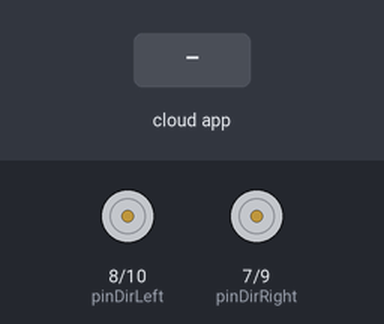
A sketch run on a simulated Arduino Uno, built with avr-gcc and run on an emulated ATmega328P. On the bench: direction and speed pins drawn as motors (green arrow = direction pin HIGH = forward, orange = LOW = backward, longer = more drive). The inputs (shaded band) are chosen by the test bench. The ROS host is connected and sends only what is stated.

Above: at 1.2 s.
1.3 s: the phone or cloud app sets linear.x to -100
At 1.6 s:
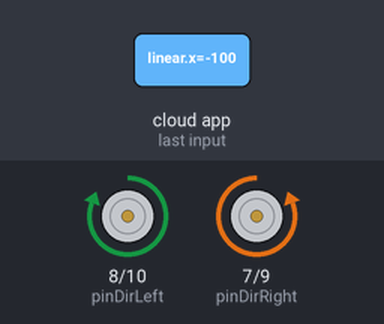
2.8 s: the phone or cloud app sets linear.x to 0
At 4.0 s:
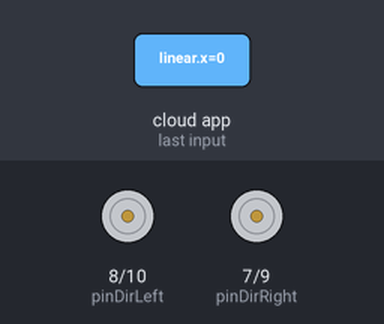
4.3 s: the phone or cloud app sets angular.z to -100
At 5.1 s:
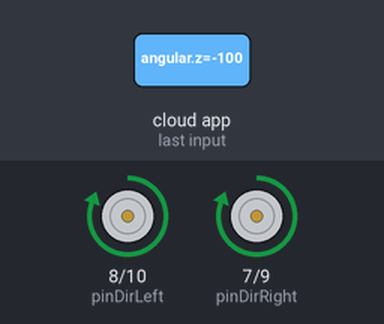
5.8 s: the phone or cloud app sets angular.z to 0
At 6.3 s:
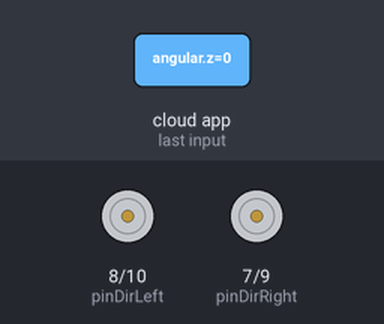
7.3 s: the phone or cloud app sets linear.x to 100
At 8.5 s:
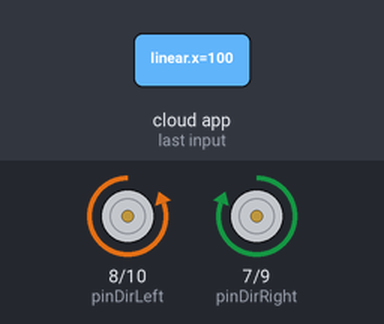
8.8 s: the phone or cloud app sets linear.x to -100
At 9.7 s:
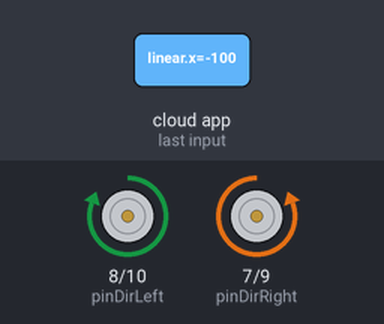
Timing chart, 0 to 11.3 s (numbered marks = the images above; inputs shaded):
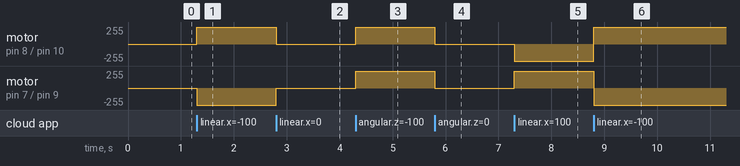

The sketch:

MDS13S_DC_MOTOR_CONTROL_ROS.ino
```cpp
/*
 * Created 22 May 2019
 * Basic dc motor control using md13s driver with ROS
 */
//different specific libraries
#include <ros.h>
#include <ros/time.h>

#include <geometry_msgs/Twist.h>

#define pinDirRight 7
#define pinDirLeft 8
#define pinPWMRight 9
#define pinPWMLeft 10

// create the ros node nh. The node will be used to publish to Arduino
ros::NodeHandle nh;

float transVelocity;
float rotVelocity;

float wheelSep = 0.165; //  16.5cm
float wheelRadius = 0.07; //  70mm

double velDiff;
double leftPower;
double rightPower;

double speed1;
double speed2;

void messageCb(const geometry_msgs::Twist &msg)
{
  transVelocity = msg.linear.x;
  rotVelocity = msg.angular.z;

  velDiff = (wheelSep * rotVelocity) / 2.0;
  leftPower = (transVelocity + velDiff) / wheelRadius;
  rightPower = (transVelocity - velDiff) / wheelRadius;

  motorDirection();
}

void motorDirection()
{
  if((abs(leftPower) > 0) && (abs(rightPower) > 0))
  {
    // set the speed
    // speed = (x - in_min) * (out_max - out_min) / (in_max - in_min) + out_min;
    speed2 = (abs(leftPower) - 0.00) * (255 - 0) / (6.49 - 0.00) + 0;
    speed1 = (abs(rightPower) - 0.00) * (255 - 0) / (6.49 - 0.00) + 0;

    if ((leftPower > 0) && (rightPower > 0))
    {
      moveForward(speed1, speed2);
    }
    else if ((leftPower > 0) && (rightPower < 0))
    {
      moveLeft(speed1, speed2);
    }
    else if ((leftPower < 0) && (rightPower < 0))
    {
      moveBackward(speed1, speed2);
    }
    else if ((leftPower < 0) && (rightPower > 0))
    {
      moveRight(speed1, speed2);
    }
  }
  else
  {
    moveStop();
  }
}

ros::Subscriber<geometry_msgs::Twist> sub("/cmd_vel", &messageCb);

void setup()
{
  nh.initNode();
  nh.subscribe(sub);

  pinMode(pinDirRight, OUTPUT);
  pinMode(pinDirLeft, OUTPUT);
  pinMode(pinPWMRight, OUTPUT);
  pinMode(pinPWMLeft, OUTPUT);
}

void loop()
{
  nh.spinOnce();
  delay(1);
}

void moveForward(int speed1, int speed2)
{
  digitalWrite(pinDirRight, HIGH);
  digitalWrite(pinDirLeft, LOW);
  analogWrite(pinPWMRight, speed1);
  analogWrite(pinPWMLeft, speed2);
}

void moveBackward(int speed1, int speed2)
{
  digitalWrite(pinDirRight, LOW);
  digitalWrite(pinDirLeft, HIGH);
  analogWrite(pinPWMRight, speed1);
  analogWrite(pinPWMLeft, speed2);
}

void moveLeft(int speed1, int speed2)
{
  digitalWrite(pinDirRight, LOW);
  digitalWrite(pinDirLeft, LOW);
  analogWrite(pinPWMRight, speed1);
  analogWrite(pinPWMLeft, speed2);
}

void moveRight(int speed1, int speed2)
{
  digitalWrite(pinDirRight, HIGH);
  digitalWrite(pinDirLeft, HIGH);
  analogWrite(pinPWMRight, speed1);
  analogWrite(pinPWMLeft, speed2);
}

void moveStop()
{
//  digitalWrite(pinDirRight, HIGH);
//  digitalWrite(pinDirLeft, HIGH);
  analogWrite(pinPWMRight, 0);
  analogWrite(pinPWMLeft, 0);
}
```

Measured:
- after the input at 1.3 s, motor on pin 8 (pinDirLeft) / pin 10 (pinPWMLeft): stopped → forward 255/255 at once; motor on pin 7 (pinDirRight) / pin 9 (pinPWMRight): stopped → backward 255/255 at once
- after the input at 2.8 s, motor on pin 8 (pinDirLeft) / pin 10 (pinPWMLeft): forward 255/255 → stopped at once; motor on pin 7 (pinDirRight) / pin 9 (pinPWMRight): backward 255/255 → stopped at once
- after the input at 4.3 s, motor on pin 8 (pinDirLeft) / pin 10 (pinPWMLeft), motor on pin 7 (pinDirRight) / pin 9 (pinPWMRight): stopped → forward 255/255 at once
- after the input at 5.8 s, motor on pin 8 (pinDirLeft) / pin 10 (pinPWMLeft), motor on pin 7 (pinDirRight) / pin 9 (pinPWMRight): forward 255/255 → stopped at once
- after the input at 7.3 s, motor on pin 8 (pinDirLeft) / pin 10 (pinPWMLeft): stopped → backward 255/255 at once; motor on pin 7 (pinDirRight) / pin 9 (pinPWMRight): stopped → forward 255/255 at once
- after the input at 8.8 s, motor on pin 8 (pinDirLeft) / pin 10 (pinPWMLeft): backward 255/255 → forward 255/255 at once; motor on pin 7 (pinDirRight) / pin 9 (pinPWMRight): forward 255/255 → backward 255/255 at once
